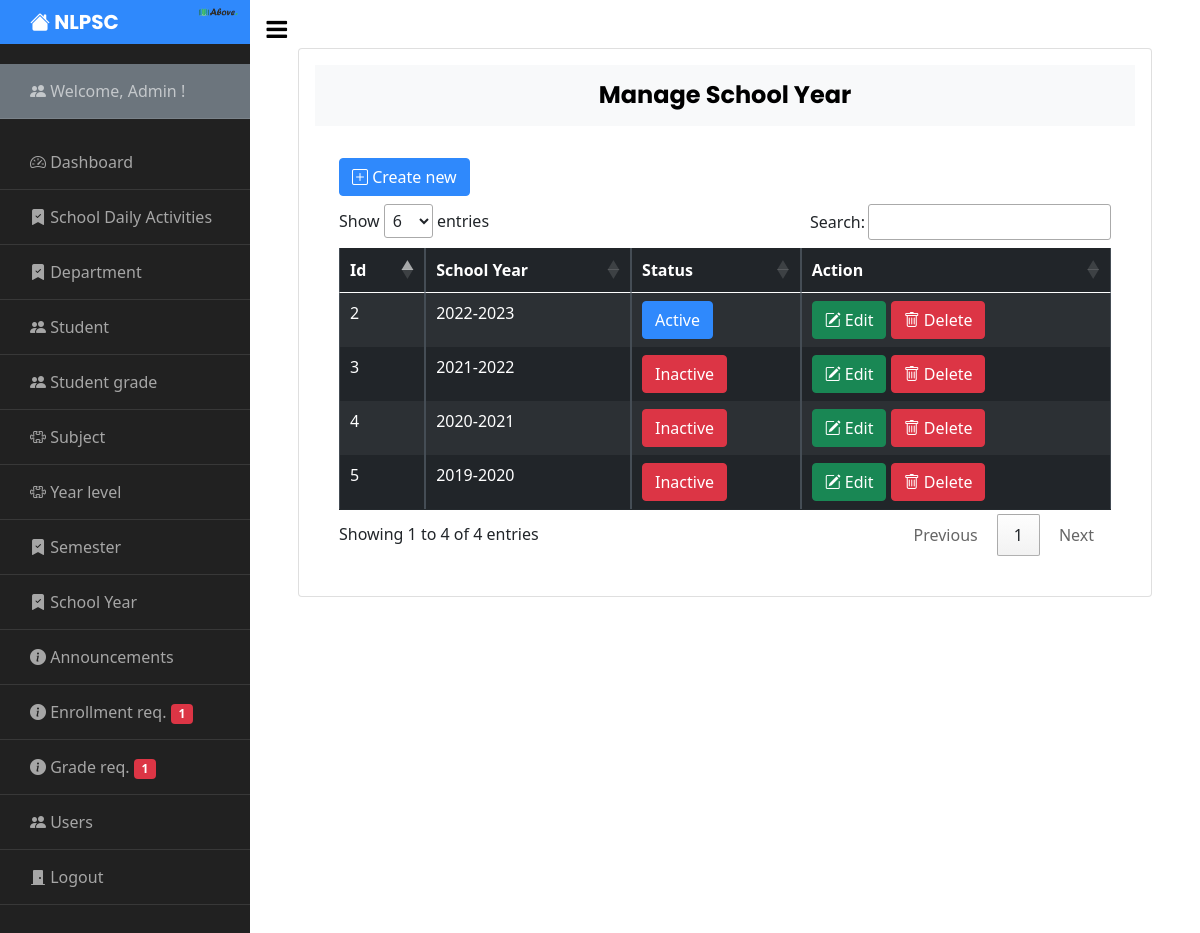
/admin/manage_schoolyear.php (signed in), run on the app's committed database.
### tables this page shows
CREATE TABLE `user` (
  `Id` int(11) NOT NULL,
  `firstname` varchar(255) NOT NULL,
  `middlename` varchar(255) NOT NULL,
  `lastname` varchar(255) NOT NULL,
  `dob` varchar(255) NOT NULL,
  `age` int(11) NOT NULL,
  `email` varchar(255) NOT NULL,
  `contact` varchar(255) NOT NULL,
  `address` varchar(255) NOT NULL,
  `username` varchar(255) NOT NULL,
  `password` varchar(255) NOT NULL,
  `usertype` varchar(255) NOT NULL DEFAULT 'Teacher',
  `image` varchar(255) NOT NULL
);

CREATE TABLE `schoolyear` (
  `Id` int(11) NOT NULL,
  `schoolyear` varchar(255) NOT NULL,
  `status` varchar(255) NOT NULL DEFAULT 'Inactive'
);

### admin/manage_schoolyear.php (the view, shortened to what this page needs)
<?php include 'sidebar.php'; ?>
     <div id="content" class="p-4 p-md-5 pt-5">
       <div class="card p-3">
         <h4 class="bg-light p-3" align="center"><strong>Manage School Year</strong></h4>
   <div class="table-responsive p-4">
       <button type="button" class="btn btn-primary mb-2" data-bs-toggle="modal" data-bs-target="#myModal"><i class="bi bi-plus-square"></i> Create new</button>
     <table class="table table-bordered table-dark table-striped table-hover table-responsive-sm table-responsive-md table-responsive-lg table-responsive-xl table-responsive-xxl" id="example">
       <thead>
         <tr>
           <th>Id</th>
           <th>School Year</th>
           <th>Status</th>
           <th>Action</th>
         </tr>
       </thead>
       <tbody>
         <?php
           $query ="SELECT * FROM schoolyear ORDER BY schoolyear asc";
           $sql = mysqli_query($conn,$query);
           while($row = mysqli_fetch_array($sql)) {
         ?>
         <tr>
               <td><?php echo $row["Id"];?></td>
               <td><?php echo $row["schoolyear"];?></td>
               <?php if($row['status'] == "Active"): ?>
               <td>
                   <span class="btn btn-primary"><?php echo $row['status'];?></span>
               </td>
               <?php else: ?>
               <td>
                   <span class="btn btn-danger"><?php echo $row['status'];?></span>
               </td>
               <?php endif; ?>
             <td>
                 <button class="btn btn-success" data-bs-toggle="modal" type="button" data-bs-target="#updateschoolyear_modal<?php echo $row['Id']; ?>"><i class="bi bi-pencil-square"></i> Edit</button>
                 <button class="btn btn-danger" data-bs-toggle="modal" type="button" data-bs-target="#deleteschoolyear_modal<?php echo $row['Id']; ?>"><i class="bi bi-trash"></i> Delete</button>
             </td>
         </tr>
           <?php
               }
           ?>
       </tbody>
     </table>
   </div>
     </div>
   </div>

### admin/sidebar.php (shortened to what this page needs)
<?php
include '../config.php';
  if(isset($_SESSION['admin_username']) && isset($_SESSION['admin_id'])) {
    $id = $_SESSION['admin_id'];
    $admin = mysqli_query($conn, "SELECT * FROM user WHERE usertype='Admin' AND Id='$id'");
    while($row = mysqli_fetch_array($admin)) {
?>
<!doctype html>
<html lang="en">
  <head>
    <link href="https://cdn.jsdelivr.net/npm/bootstrap@5.0.2/dist/css/bootstrap.min.css" rel="stylesheet">
    <link rel="stylesheet" href="https://cdn.datatables.net/1.11.3/css/jquery.dataTables.min.css">
		<link href="https://cdn.jsdelivr.net/npm/bootstrap@5.0.2/dist/css/bootstrap.min.css" rel="stylesheet">
		<link rel="stylesheet" href="https://stackpath.bootstrapcdn.com/font-awesome/4.7.0/css/font-awesome.min.css">
    <link rel="stylesheet" href="https://cdn.jsdelivr.net/npm/bootstrap-icons@1.8.1/font/bootstrap-icons.css">
		<link rel="stylesheet" href="../css/style.css">
    <link rel="stylesheet" href="../css/bootstrap.min.css">
  </head>
  <body>
		<div class="wrapper d-flex align-items-stretch">
      <nav id="sidebar">
        <div class="custom-menu">
          <button type="button" id="sidebarCollapse" class="btn btn-primary">
            <i class="fa fa-bars"></i>
          </button>
        </div>
        <h1><a href="dashboard.php" class="logo"><i class="bi bi-house-fill"></i> NLPSC</a><img src="../images/logo.png" alt="" width="40" style="position: absolute; right: 12px; top: 7px;"></h1>
        <div class="bg-secondary">
              <ul class="list-unstyled components ">
                <li>
                  <a href="">
                    <i class="bi bi-people-fill"></i> Welcome, <?php echo $row['username']; ?> !
                  </a>
                </li>
              </ul>
        </div>
        <ul class="list-unstyled components mb-5">
          <li>
              <a href="dashboard.php"><i class="bi bi-speedometer2"></i> Dashboard</a>
          </li>
          <li>
            <a href="manage_daily_activities.php"><i class="bi bi-bookmark-check-fill"></i> School Daily Activities</a>
          </li>
          <li>
            <a href="manage_department.php"><i class="bi bi-bookmark-check-fill"></i> Department</a>
          </li>
          <li>
            <a href="manage_student.php"><i class="bi bi-people-fill"></i> Student</a>
          </li>
          <li>
            <a href="manage_grades.php"><i class="bi bi-people-fill"></i> Student grade</a>
          </li>
          <li>
            <a href="manage_subject.php"><i class="bi bi-puzzle"></i> Subject</a>
          </li>
          <li>
            <a href="manage_level.php"><i class="bi bi-puzzle"></i> Year level</a>
          </li>
          <li>
            <a href="manage_semester.php"><i class="bi bi-bookmark-check-fill"></i> Semester</a>
          </li>
          <li>
            <a href="manage_schoolyear.php"><i class="bi bi-bookmark-check-fill"></i> School Year</a>
          </li>
          <li>
            <a href="manage_announcement.php"><i class="bi bi-info-circle-fill"></i> Announcements</a>
          </li>
          <li>
             <?php
            $check = mysqli_query($conn, "SELECT enrollment_Id FROM enrollment");
            $count = mysqli_num_rows($check);
            ?>
            <a href="manage_enrollment.php"><i class="bi bi-info-circle-fill"></i> Enrollment req. <span class="badge bg-danger"><?php echo $count; ?></span></a>
          </li>
           <li>
             <?php
            $check2 = mysqli_query($conn, "SELECT request_grade_Id FROM request_grade");
            $count2 = mysqli_num_rows($check2);
            ?>
            <a href="manage_request_grades.php"><i class="bi bi-info-circle-fill"></i> Grade req. <span class="badge bg-danger"><?php echo $count2; ?></span></a>
          </li>
          <li>
            <a href="manage_user.php"><i class="bi bi-people-fill"></i> Users</a>
          </li>
          <li>
            <a href="../logout.php"><i class="bi bi-door-closed-fill"></i> Logout</a>
          </li>
        </ul>
      </nav>
       <?php } ?>
  </body>
</html>
<?php
    } else {
     header('Location: ../index.php');
    }
?>

### admin/sidebar.php (style rules this page uses)
ul li a, h1 a { text-decoration: none; }

### data on the page
user: username "Admin", count "1", count2 "1"
schoolyear: Id "5", schoolyear "2019-2020", status "Inactive"
schoolyear: Id "4", schoolyear "2020-2021", status "Inactive"
schoolyear: Id "3", schoolyear "2021-2022", status "Inactive"
schoolyear: Id "2", schoolyear "2022-2023", status "Active"
